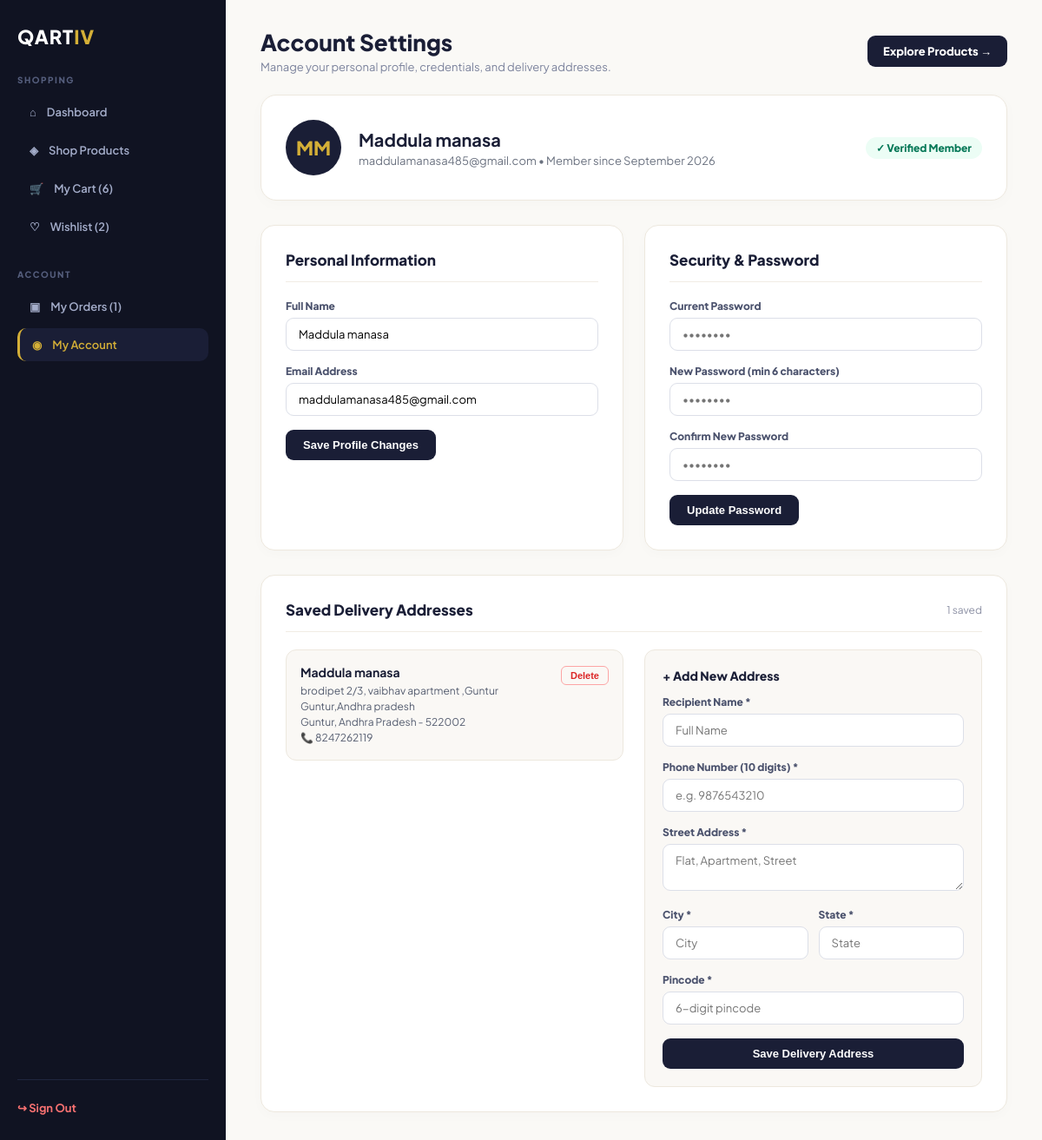
The app's page /customer/account.php (signed in) with its own data.
### tables this page shows
CREATE TABLE `users` (
  `id` int NOT NULL AUTO_INCREMENT,
  `name` varchar(100) NOT NULL,
  `email` varchar(150) NOT NULL,
  `password` varchar(255) NOT NULL,
  `role` enum('customer','admin') DEFAULT 'customer',
  `status` enum('active','blocked') DEFAULT 'active',
  `created_at` timestamp NULL DEFAULT CURRENT_TIMESTAMP,
  PRIMARY KEY (`id`),
  UNIQUE KEY `email` (`email`)
);

CREATE TABLE `addresses` (
  `id` int NOT NULL AUTO_INCREMENT,
  `user_id` int NOT NULL,
  `full_name` varchar(100) NOT NULL,
  `phone` varchar(20) NOT NULL,
  `address` text NOT NULL,
  `city` varchar(100) NOT NULL,
  `state` varchar(100) NOT NULL,
  `pincode` varchar(10) NOT NULL,
  `created_at` timestamp NULL DEFAULT CURRENT_TIMESTAMP,
  PRIMARY KEY (`id`),
  KEY `user_id` (`user_id`)
);

### customer/account.php (the view, shortened to what this page needs)
<?php
require_once "../config/db.php";
$user_id = (int)$_SESSION["user_id"];
$stmt = $conn->prepare("
    SELECT id, name, email, role, status, created_at
    FROM users
    WHERE id = ?
    LIMIT 1
");
$stmt->bind_param("i", $user_id);
$stmt->execute();
$user = $stmt->get_result()->fetch_assoc();
$name_parts = explode(" ", trim($user["name"]));
$initials = "";
foreach ($name_parts as $part) {
    if (!empty($part)) {
        $initials .= strtoupper(substr($part, 0, 1));
    }
}
$initials = substr($initials, 0, 2);
$member_since = date("F Y", strtotime($user["created_at"]));
$addresses = [];
$aStmt = $conn->prepare("SELECT * FROM addresses WHERE user_id = ? ORDER BY id DESC");
$aStmt->bind_param("i", $user_id);
$aStmt->execute();
$aRes = $aStmt->get_result();
while ($row = $aRes->fetch_assoc()) {
    $addresses[] = $row;
}
$orderCount = (int)$conn->query("SELECT COUNT(*) AS c FROM orders WHERE user_id = {$user_id}")->fetch_assoc()["c"];
$cartCount = (int)$conn->query("SELECT COALESCE(SUM(quantity), 0) AS c FROM cart WHERE user_id = {$user_id}")->fetch_assoc()["c"];
$wishCount = (int)$conn->query("SELECT COUNT(*) AS c FROM wishlist WHERE user_id = {$user_id}")->fetch_assoc()["c"];
?>
<!DOCTYPE html>
<html lang="en">
<head>
    <link rel="stylesheet" href="../assets/css/style.css">
</head>
<body>
<div class="account-layout">
    <aside class="account-sidebar">
        <div class="account-brand">QART<span>IV</span></div>
        <div class="account-menu-title">SHOPPING</div>
        <nav class="account-nav">
            <a href="dashboard.php"><span class="account-nav-icon">⌂</span> Dashboard</a>
            <a href="products.php"><span class="account-nav-icon">◈</span> Shop Products</a>
            <a href="cart.php"><span class="account-nav-icon">🛒</span> My Cart (<?php echo $cartCount; ?>)</a>
            <a href="wishlist.php"><span class="account-nav-icon">♡</span> Wishlist (<?php echo $wishCount; ?>)</a>
        </nav>
        <div class="account-menu-title" style="margin-top:24px;">ACCOUNT</div>
        <nav class="account-nav">
            <a href="orders.php"><span class="account-nav-icon">▣</span> My Orders (<?php echo $orderCount; ?>)</a>
            <a href="account.php" class="active"><span class="account-nav-icon">◉</span> My Account</a>
        </nav>
        <div style="margin-top:auto;padding-top:20px;border-top:1px solid #20263f;">
            <a href="../auth/logout.php" style="color:#f87171;text-decoration:none;font-size:13px;font-weight:700;">↪ Sign Out</a>
        </div>
    </aside>
    <main class="account-main">
        <div class="top-row">
            <div>
                <h1>Account Settings</h1>
                <p style="margin:4px 0 0;color:#7b829c;font-size:13px;">Manage your personal profile, credentials, and delivery addresses.</p>
            </div>
            <a href="products.php" class="btn-submit" style="text-decoration:none;padding:10px 18px;">Explore Products →</a>
        </div>
        <div class="profile-hero">
            <div class="profile-main">
                <div class="profile-avatar"><?php echo htmlspecialchars($initials); ?></div>
                <div class="profile-info">
                    <h2><?php echo htmlspecialchars($user["name"]); ?></h2>
                    <p><?php echo htmlspecialchars($user["email"]); ?> • Member since <?php echo htmlspecialchars($member_since); ?></p>
                </div>
            </div>
            <div style="text-align:right;">
                <span style="display:inline-block;padding:5px 12px;border-radius:20px;background:#ecfdf5;color:#047857;font-size:12px;font-weight:800;">✓ Verified Member</span>
            </div>
        </div>
        <div class="account-sections-grid">
            <div class="account-card">
                <div class="card-heading">
                    <h3>Personal Information</h3>
                </div>
                <form method="POST">
                    <div class="form-row">
                        <label>Full Name</label>
                        <input type="text" name="name" value="<?php echo htmlspecialchars($user['name']); ?>" required>
                    </div>
                    <div class="form-row">
                        <label>Email Address</label>
                        <input type="email" name="email" value="<?php echo htmlspecialchars($user['email']); ?>" required>
                    </div>
                    <button type="submit" class="btn-submit">Save Profile Changes</button>
                </form>
            </div>
            <div class="account-card">
                <div class="card-heading">
                    <h3>Security & Password</h3>
                </div>
                <form method="POST">
                    <div class="form-row">
                        <label>Current Password</label>
                        <input type="password" name="current_password" required placeholder="••••••••">
                    </div>
                    <div class="form-row">
                        <label>New Password (min 6 characters)</label>
                        <input type="password" name="new_password" required placeholder="••••••••">
                    </div>
                    <div class="form-row">
                        <label>Confirm New Password</label>
                        <input type="password" name="confirm_password" required placeholder="••••••••">
                    </div>
                    <button type="submit" class="btn-submit">Update Password</button>
                </form>
            </div>
        </div>
        <div class="account-card">
            <div class="card-heading" style="display:flex;justify-content:space-between;align-items:center;">
                <h3>Saved Delivery Addresses</h3>
                <span style="font-size:12px;color:#8c90a4;"><?php echo count($addresses); ?> saved</span>
            </div>
            <div style="display:grid;grid-template-columns:1fr 1fr;gap:24px;">
                <div>
                    <?php if (empty($addresses)): ?>
                        <p style="color:#8c90a4;font-size:13px;padding:20px 0;">No saved delivery addresses. Use the form on the right to add one.</p>
                    <?php else: ?>
                        <?php foreach ($addresses as $ad): ?>
                            <div class="address-item">
                                <div>
                                    <strong><?php echo htmlspecialchars($ad['full_name']); ?></strong>
                                    <p>
                                        <?php echo nl2br(htmlspecialchars($ad['address'])); ?><br>
                                        <?php echo htmlspecialchars($ad['city']); ?>, <?php echo htmlspecialchars($ad['state']); ?> - <?php echo htmlspecialchars($ad['pincode']); ?><br>
                                        📞 <?php echo htmlspecialchars($ad['phone']); ?>
                                    </p>
                                </div>
                                <form method="POST" style="margin:0;" onsubmit="return confirm('Delete this address?');">
                                    <button type="submit" class="btn-del-addr">Delete</button>
                                </form>
                            </div>
                        <?php endforeach; ?>
                    <?php endif; ?>
                </div>
                <div style="background:#faf8f5;border:1px solid #ede8de;border-radius:12px;padding:20px;">
                    <h4 style="margin:0 0 14px;font-size:14px;font-weight:800;color:#1a1e36;">+ Add New Address</h4>
                    <form method="POST">
                        <div class="form-row">
                            <label>Recipient Name *</label>
                            <input type="text" name="full_name" required placeholder="Full Name">
                        </div>
                        <div class="form-row">
                            <label>Phone Number (10 digits) *</label>
                            <input type="tel" name="phone" pattern="[0-9]{10}" required placeholder="e.g. 9876543210">
                        </div>
                        <div class="form-row">
                            <label>Street Address *</label>
                            <textarea name="address" rows="2" required placeholder="Flat, Apartment, Street"></textarea>
                        </div>
                        <div style="display:grid;grid-template-columns:1fr 1fr;gap:12px;">
                            <div class="form-row">
                                <label>City *</label>
                                <input type="text" name="city" required placeholder="City">
                            </div>
                            <div class="form-row">
                                <label>State *</label>
                                <input type="text" name="state" required placeholder="State">
                            </div>
                        </div>
                        <div class="form-row">
                            <label>Pincode *</label>
                            <input type="text" name="pincode" pattern="[0-9]{6}" required placeholder="6-digit pincode">
                        </div>
                        <button type="submit" class="btn-submit" style="width:100%;">Save Delivery Address</button>
                    </form>
                </div>
            </div>
        </div>
    </main>
</div>
</body>
</html>

### customer/account.php (style rules this page uses)
body { font-family: 'Plus Jakarta Sans', Arial, sans-serif; background: #faf9f6; color: #1a1e36; margin: 0; }
.account-layout { display: grid; grid-template-columns: 260px 1fr; min-height: 100vh; }
.account-sidebar { background: #101322; color: #ffffff; padding: 28px 20px; display: flex; flex-direction: column; }
.account-brand { font-size: 22px; font-weight: 900; letter-spacing: 1px; color: #ffffff; margin-bottom: 30px; }
.account-brand span { color: #d4af37; }
.account-menu-title { font-size: 10px; letter-spacing: 1.5px; color: #555e7d; font-weight: 800; margin-bottom: 12px; }
.account-nav a { display: flex; align-items: center; gap: 12px; color: #a4adca; text-decoration: none; padding: 11px 14px; border-radius: 10px; font-size: 13px; font-weight: 600; margin-bottom: 6px; transition: 0.2s ease; }
.account-nav a:hover, .account-nav a.active { background: #1a1e36; color: #ffffff; }
.account-nav a.active { border-left: 3px solid #d4af37; color: #d4af37; }
.account-main { padding: 32px 40px; }
.top-row { display: flex; justify-content: space-between; align-items: center; margin-bottom: 24px; }
.top-row h1 { font-size: 26px; font-weight: 850; margin: 0; color: #1a1e36; }
.profile-hero { background: #ffffff; border: 1px solid #ede8de; border-radius: 18px; padding: 28px; display: flex; align-items: center; justify-content: space-between; margin-bottom: 28px; box-shadow: 0 4px 18px rgba(0,0,0,0.02); }
.profile-main { display: flex; align-items: center; gap: 20px; }
.profile-avatar { width: 64px; height: 64px; border-radius: 50%; background: #1a1e36; color: #d4af37; font-size: 22px; font-weight: 900; display: flex; align-items: center; justify-content: center; }
.profile-info h2 { margin: 0 0 4px; font-size: 20px; color: #1a1e36; }
.profile-info p { margin: 0; font-size: 13px; color: #6b7280; }
.account-sections-grid { display: grid; grid-template-columns: 1fr 1fr; gap: 24px; margin-bottom: 28px; }
.account-card { background: #ffffff; border: 1px solid #ede8de; border-radius: 16px; padding: 28px; box-shadow: 0 4px 14px rgba(0,0,0,0.02); }
.card-heading { border-bottom: 1px solid #f1ece4; padding-bottom: 14px; margin-bottom: 20px; }
.card-heading h3 { margin: 0; font-size: 17px; font-weight: 800; color: #1a1e36; }
.form-row { margin-bottom: 16px; }
.form-row label { display: block; font-size: 12px; font-weight: 800; margin-bottom: 6px; color: #4b526d; }
.form-row input, .form-row textarea { width: 100%; box-sizing: border-box; padding: 10px 14px; border: 1px solid #dcdfe8; border-radius: 9px; font-size: 13px; outline: none; font-family: inherit; }
.btn-submit { background: #1a1e36; color: #ffffff; border: none; padding: 10px 20px; border-radius: 9px; font-size: 13px; font-weight: 800; cursor: pointer; transition: 0.2s ease; }
.address-item { border: 1px solid #ede8de; border-radius: 12px; padding: 16px; margin-bottom: 14px; background: #faf8f5; display: flex; justify-content: space-between; align-items: flex-start; }
.address-item strong { display: block; color: #1a1e36; font-size: 14px; margin-bottom: 4px; }
.address-item p { margin: 0; font-size: 12px; color: #555d70; line-height: 1.5; }
.btn-del-addr { background: none; border: 1px solid #fca5a5; color: #dc2626; padding: 4px 10px; border-radius: 6px; font-size: 11px; font-weight: 700; cursor: pointer; }

### records on screen
users: name "Maddula manasa", email "maddulamanasa485@gmail.com", created_at "September 2026"
addresses: full_name "Maddula manasa", address "brodipet 2/3, vaibhav apartment ,Guntur Guntur,Andhra pradesh", city "Guntur", state "Andhra Pradesh", pincode "522002", phone "8247262119"

### other values on screen
$cartCount "6"
$wishCount "2"
$orderCount "1"
$initials "MM"
count($addresses) "1"
